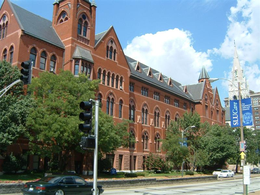
%> input picture courses/old/csci1060_sp20/notes/19_image/slu.png, 260 x 195 px, shrunk from 800 x 600 before the run
$ octave image_processing.m   (GNU Octave 9; MATLAB toolbox functions it lacks are replaced by stand-ins)
%> lines starting %> are read from the running program, lines starting %| are printed output that depends on the picture; in (x1, y1, x2, y2) boxes, pixels count from 0 and x2, y2 are one past the last pixel; in counts of white or black regions, pixels touching at a corner belong together; the program's own positions count from 1
%David and class
%Image processing in MATLAB
% April 28th, 2020

%Loads the image into MATLAB
imdata = imread( 'slu.png' );
%> imdata is the input picture: size 195x260x3 uint8; mean R, G, B 118.8, 125.4, 119.4

%Picks out a single pixel at row 47, column 212
singlePixel = imdata( 47, 212, : )
%> singlePixel = [136 194 244]

%Change the color of that pixel:
imdata( 47, 212, : ) = 255;
%> imdata: size 195x260x3 uint8; under 0.01% of pixels changed, all inside (x1, y1, x2, y2) = (211, 46, 212, 47)

imwrite( imdata, 'whitePixel.png' )

%%
%White out a block of pixels
imdata( 40:50, 210:220, : ) = 255;
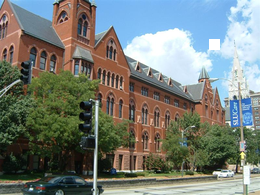
%> imdata: size 195x260x3 uint8; mean R, G, B 119.1, 125.5, 119.4

imwrite( imdata, 'whiteBlock.png' );

%%

%Pull out the each color channel

%Loads the image into MATLAB
imdata = imread( 'slu.png' );

%Note, dimension 1 is the red color channel
%Note, dimension 2 is the green color channel
%Note, dimension 3 is the blue color channel

redChannel = imdata; %makes a copy of imdata
greenChannel = imdata;
blueChannel = imdata;

%black out the green and blue color channels
redChannel( :, :, 2:3 ) = 0;
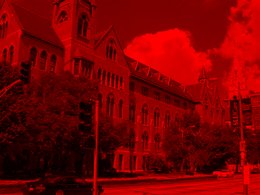
%> redChannel: size 195x260x3 uint8; mean R, G, B 118.8, 0, 0
%black the red and green color channels
blueChannel( :, :, 1:2 ) = 0;
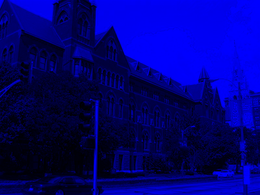
%> blueChannel: size 195x260x3 uint8; mean R, G, B 0, 0, 119.4
%black out the red and blue color channels
greenChannel( :, :, [ 1 3 ] ) = 0;
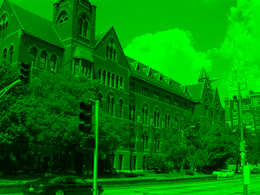
%> greenChannel: size 195x260x3 uint8; mean R, G, B 0, 125.4, 0


imwrite( redChannel, 'redSLU.png' );
imwrite( greenChannel, 'greenSLU.png' );
imwrite( blueChannel, 'blueSLU.png' );

%%

%Edge detection with a covolution matrix in MATLAB

%Loads the image into MATLAB
imdata = imread( 'slu.png' );
[rows columns depth ] = size( imdata );
%> rows = 195; columns = 260; depth = 3

imdata = double(imdata);
%> imdata: size 195x260x3 double
output = zeros( rows, columns, depth );

%Convlution matrix
c = [ -1  -1  -1;
      -1  9   -1;
      -1  -1  -1];

for row = 2:(rows - 1)
    for col = 2:(columns - 1)

        output( row, col, : ) = ...
            imdata( row-1, col-1, : ) .* c(1,1) + ...
            imdata( row-1, col, : )   .* c(1,2) + ...
            imdata( row-1, col+1, : ) .* c(1,3) + ...
            imdata( row, col-1, : )   .* c(2,1) + ...
            imdata( row, col, : )     .* c(2,2) + ...
            imdata( row, col+1, : )   .* c(2,3) + ...
            imdata( row+1, col-1, : ) .* c(3,1) + ...
            imdata( row+1, col, : )   .* c(3,2) + ...
            imdata( row+1, col+1, : ) .* c(3,3);

    end
end
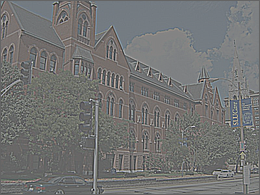
%> output: size 195x260x3 double; mean R, G, B 116.2, 122.4, 116.4; drawn with min black and max white

output = uint8( output );
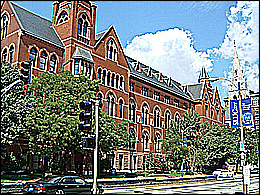
%> output: size 195x260x3 uint8; mean R, G, B 119.7, 125.6, 123.5
imwrite( output, 'output.png' );
